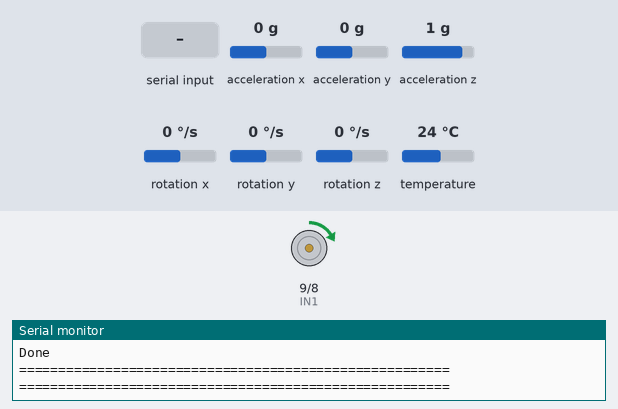
A sketch run on a simulated Arduino Uno, built with avr-gcc and run on an emulated ATmega328P. Parts: motor-driver pin pairs drawn as motors (green arrow = first pin HIGH = forward, orange = second pin HIGH = backward, longer = more drive, scaled by the enable pin), the last lines printed to the serial monitor. Inputs (shaded band) come from the test bench; at power-on: acceleration x 0 g, acceleration y 0 g, acceleration z 1 g, rotation x 0 °/s, rotation y 0 °/s, rotation z 0 °/s, temperature 24 °C. Storage starts empty.

Above: at 4.2 s.
4.3 s: "1" received over Serial
7.3 s: "0" received over Serial
10.3 s: "2" received over Serial
At 11.59 s:
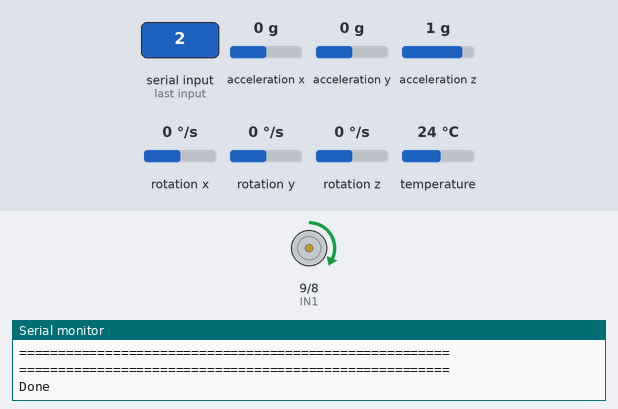
At 19.2 s:
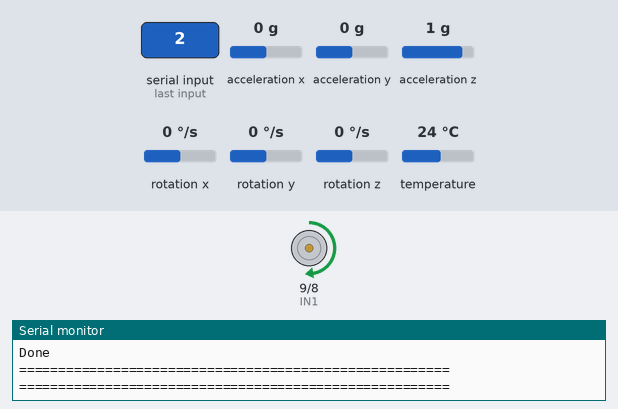
Timing chart, 0 to 28.7 s (numbered marks = the images above; inputs shaded):
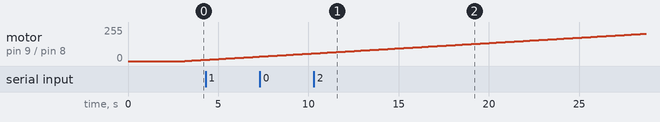

The sketch:

NotTested-MOTOR-DAC-SystemCode.ino
```cpp
/*
  L298N H-Bridge Demo
  l298-demo.ino
  Demonstrates operation of L298N Dual H-Bridge Motor Driver

  DroneBot Workshop 2022
  https://dronebotworkshop.com
*/
#include <SD.h>
#include <SPI.h>
#include <MPU6050_tockn.h>
#include <Wire.h>

MPU6050 mpu6050(Wire);

// Motor Connections (ENA & ENB must use PWM pins)
#define IN1 9
#define IN2 8
#define ENA 10

File myFile;
char fileName[] = "simple.txt";
const int chipSelect = 11;
char charRead;
long timer = 0;

void motorAccel() {
  for (int i = 0; i < 256; i++) {
    analogWrite(ENA, i);
    delay(20);
    mpu6050.update();
    if (Serial.available())
    {
      charRead = tolower(Serial.read());  //force ucase
      Serial.write(charRead); //write it back to Serial window
      Serial.println();
    }
    writeToFile();
    timer = millis();
  }
}

void motorDecel() {
  for (int i = 255; i >= 0; --i) {
    analogWrite(ENA, i);
    delay(20);
    mpu6050.update();
    if (Serial.available())
    {
      charRead = tolower(Serial.read());  //force ucase
      Serial.write(charRead); //write it back to Serial window
      Serial.println();
    }
    writeToFile();
    timer = millis();
  }
}

void writeToFile()
{
  myFile = SD.open(fileName, FILE_WRITE);
  if (myFile) // it opened OK
    {
      Serial.println("=======================================================");
      myFile.print("temp : ");myFile.println(mpu6050.getTemp());
      myFile.print("accX : ");myFile.print(mpu6050.getAccX());
      myFile.print("\taccY : ");myFile.print(mpu6050.getAccY());
      myFile.print("\taccZ : ");myFile.println(mpu6050.getAccZ());

      myFile.print("gyroX : ");myFile.print(mpu6050.getGyroX());
      myFile.print("\tgyroY : ");myFile.print(mpu6050.getGyroY());
      myFile.print("\tgyroZ : ");myFile.println(mpu6050.getGyroZ());
      myFile.print("\tgyroZ : ");myFile.println(mpu6050.getGyroZ());
      Serial.println("=======================================================");
      myFile.close();
      Serial.println("Done");
    }
  else
    Serial.println("Error opening simple.txt");
}


void setup()
{
  Serial.begin(9600);
  Wire.begin();
  mpu6050.begin();
  mpu6050.calcGyroOffsets(true);
  Serial.println("Simple SD Card Demo");

   if (SD.begin(chipSelect))
    {
      Serial.println("SD card is present & ready");
    }
    else
    {
      Serial.println("SD card missing or failure");
      while(1);  //wait here forever
    }
    Serial.println("Enter w for write, r for read or d for delete");

  // Set motor connections as outputs
  pinMode(IN1, OUTPUT);
  pinMode(IN2, OUTPUT);
  pinMode(ENA, OUTPUT);

  // Start with motors off
  digitalWrite(IN1, LOW);
  digitalWrite(IN2, LOW);
  analogWrite(ENA, 0);

}


void loop() {

  // Set motors forward
  digitalWrite(IN1, HIGH);
  digitalWrite(IN2, LOW);

  // Accelerate & decelerate both motors forward
  motorAccel();
  motorDecel();

  delay(500);

  analogWrite(ENA, 0);

  delay(500);
}
```
